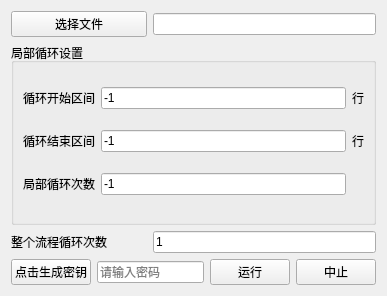
<?xml version="1.0" encoding="UTF-8"?>
<ui version="4.0">
 <class>Form</class>
 <widget class="QWidget" name="Form">
  <property name="geometry">
   <rect>
    <x>0</x>
    <y>0</y>
    <width>387</width>
    <height>296</height>
   </rect>
  </property>
  <property name="windowTitle">
   <string>桌面自动化工具</string>
  </property>
  <property name="windowIcon">
   <iconset resource="../../res.qrc">
    <normaloff>:/res/resource/桌面自动化.ico</normaloff>:/res/resource/桌面自动化.ico</iconset>
  </property>
  <layout class="QGridLayout" name="gridLayout">
   <item row="0" column="0" colspan="2">
    <widget class="QPushButton" name="chooseFilePathBtn">
     <property name="text">
      <string>选择文件</string>
     </property>
    </widget>
   </item>
   <item row="0" column="2" colspan="3">
    <widget class="QLineEdit" name="filePathEdit">
     <property name="text">
      <string/>
     </property>
    </widget>
   </item>
   <item row="1" column="0" colspan="5">
    <widget class="QGroupBox" name="groupBox">
     <property name="title">
      <string>局部循环设置</string>
     </property>
     <layout class="QGridLayout" name="gridLayout_2">
      <item row="0" column="0">
       <widget class="QLabel" name="label">
        <property name="text">
         <string>循环开始区间</string>
        </property>
       </widget>
      </item>
      <item row="0" column="1">
       <widget class="QLineEdit" name="partCycleStart">
        <property name="text">
         <string>-1</string>
        </property>
       </widget>
      </item>
      <item row="0" column="2">
       <widget class="QLabel" name="label_2">
        <property name="text">
         <string>行</string>
        </property>
       </widget>
      </item>
      <item row="1" column="0">
       <widget class="QLabel" name="label_3">
        <property name="text">
         <string>循环结束区间</string>
        </property>
       </widget>
      </item>
      <item row="1" column="1">
       <widget class="QLineEdit" name="partCycleEnd">
        <property name="text">
         <string>-1</string>
        </property>
       </widget>
      </item>
      <item row="1" column="2">
       <widget class="QLabel" name="label_4">
        <property name="text">
         <string>行</string>
        </property>
       </widget>
      </item>
      <item row="2" column="0">
       <widget class="QLabel" name="label_6">
        <property name="text">
         <string>局部循环次数</string>
        </property>
       </widget>
      </item>
      <item row="2" column="1">
       <widget class="QLineEdit" name="partCycleTime">
        <property name="text">
         <string>-1</string>
        </property>
       </widget>
      </item>
     </layout>
    </widget>
   </item>
   <item row="2" column="0" colspan="2">
    <widget class="QLabel" name="label_5">
     <property name="text">
      <string>整个流程循环次数</string>
     </property>
    </widget>
   </item>
   <item row="2" column="2" colspan="3">
    <widget class="QLineEdit" name="allCycleTimes">
     <property name="text">
      <string>1</string>
     </property>
    </widget>
   </item>
   <item row="3" column="1" colspan="2">
    <widget class="QLineEdit" name="pwdEdit">
     <property name="text">
      <string/>
     </property>
     <property name="placeholderText">
      <string>请输入密码</string>
     </property>
    </widget>
   </item>
   <item row="3" column="3">
    <widget class="QPushButton" name="runBtn">
     <property name="text">
      <string>运行</string>
     </property>
    </widget>
   </item>
   <item row="3" column="4">
    <widget class="QPushButton" name="stopBtn">
     <property name="text">
      <string>中止</string>
     </property>
    </widget>
   </item>
   <item row="3" column="0">
    <widget class="QPushButton" name="createSeckeyPwdBtn">
     <property name="text">
      <string>点击生成密钥</string>
     </property>
    </widget>
   </item>
  </layout>
 </widget>
 <resources>
  <include location="../../res.qrc"/>
 </resources>
 <connections/>
</ui>
